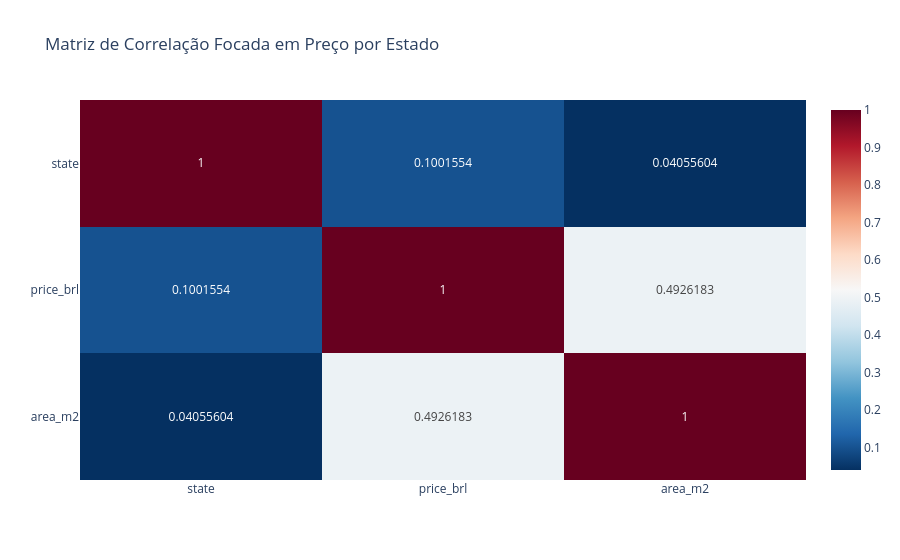

The cell this chart's notebook holds for it:
### Code cell
brasil_re_df_sel_state = brasil_re_df_num[['state', 'price_brl', 'area_m2']]

corr_matrix = brasil_re_df_sel_state.corr()

fig = px.imshow(
    corr_matrix,
    text_auto=True,
    color_continuous_scale='RdBu_r',
    aspect="auto",
    title="Matriz de Correlação Focada em Preço por Estado"
)
fig.show()

### Figure 1 — Plotly figure (JSON) as saved in the notebook; plotly's stock layout.template omitted (floating-point values rounded to 4 significant figures)
{"data": [{"coloraxis": "coloraxis", "name": "0", "texttemplate": "%{z}", "x": ["state", "price_brl", "area_m2"], "y": ["state", "price_brl", "area_m2"], "z": [[1.0, 0.1002, 0.04056], [0.1002, 1.0, 0.4926], [0.04056, 0.4926, 1.0]], "type": "heatmap", "xaxis": "x", "yaxis": "y", "hovertemplate": "x: %{x}<br>y: %{y}<br>color: %{z}<extra></extra>"}], "layout": {"xaxis": {"anchor": "y", "domain": [0.0, 1.0]}, "yaxis": {"anchor": "x", "domain": [0.0, 1.0], "autorange": "reversed"}, "coloraxis": {"colorscale": [[0.0, "rgb(5,48,97)"], [0.1, "rgb(33,102,172)"], [0.2, "rgb(67,147,195)"], [0.3, "rgb(146,197,222)"], [0.4, "rgb(209,229,240)"], [0.5, "rgb(247,247,247)"], [0.6, "rgb(253,219,199)"], [0.7, "rgb(244,165,130)"], [0.8, "rgb(214,96,77)"], [0.9, "rgb(178,24,43)"], [1.0, "rgb(103,0,31)"]]}, "title": {"text": "Matriz de Correlação Focada em Preço por Estado"}}}
